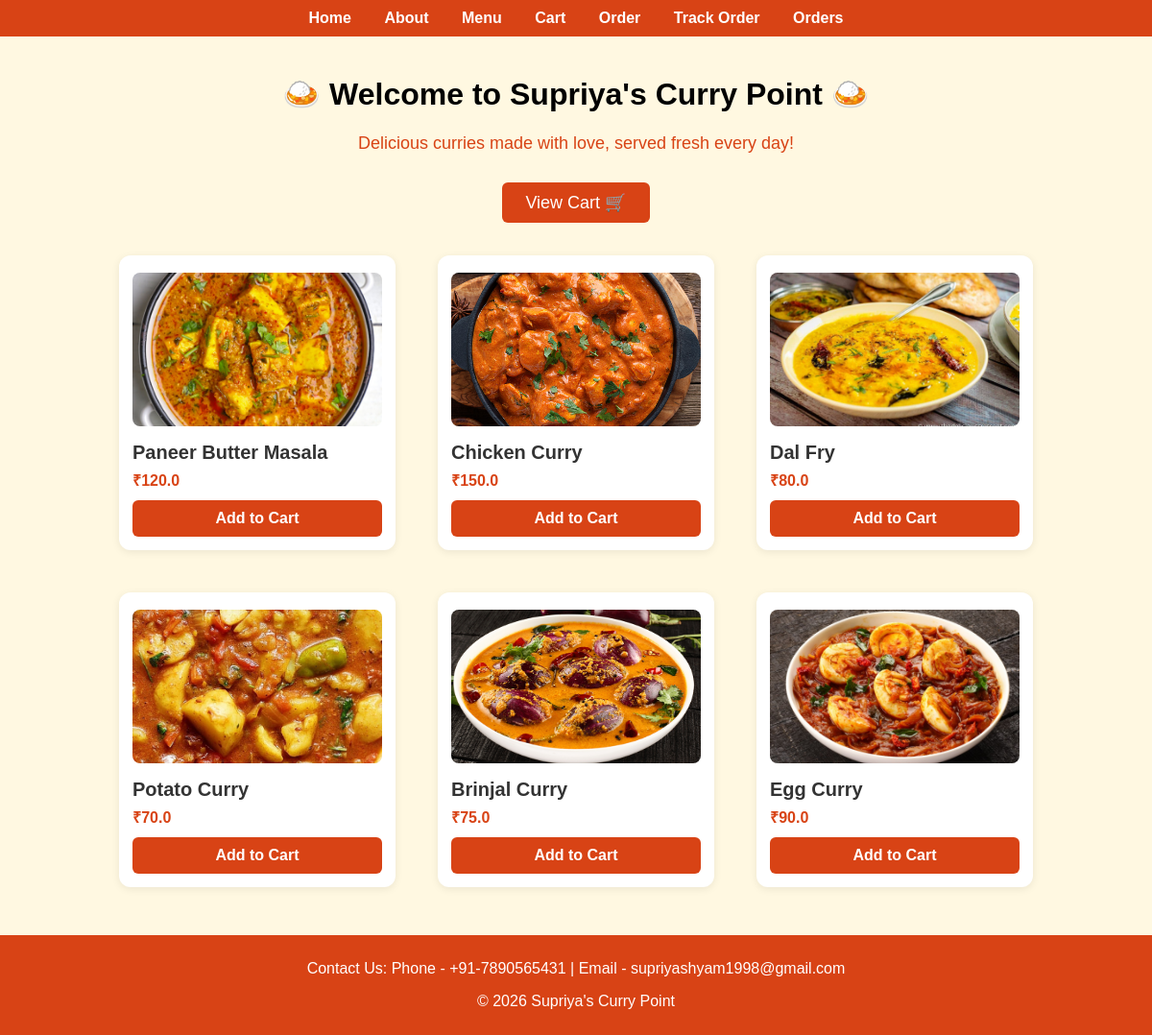
The page /menu on the database its author committed.
### tables this page shows
CREATE TABLE menu (
    id INTEGER PRIMARY KEY AUTOINCREMENT,
    name TEXT,
    price REAL,
    image_url TEXT
);

### app.py (the view)
@app.route("/menu")
def menu():
    conn = sqlite3.connect("curry.db")
    cur = conn.cursor()
    cur.execute("SELECT id, name, price, image_url FROM menu")
    items = cur.fetchall()
    menu_with_ratings = []
    for item in items:
        item_id, name, price, image_url = item
        cur.execute("""
            SELECT AVG(r.rating) as avg_rating, COUNT(r.rating) as review_count
            FROM reviews r
            JOIN orders o ON r.order_id = o.id
            WHERE o.items LIKE ?
        """, (f"%{name}%",))
        rating_data = cur.fetchone()
        avg_rating = rating_data[0] if rating_data[0] else 0
        review_count = rating_data[1] if rating_data[1] else 0
        menu_with_ratings.append((item_id, name, price, image_url, avg_rating, review_count))
    conn.close()
    return render_template("menu.html", items=menu_with_ratings)

### templates/menu.html
{% extends "base.html" %}
{% block content %}
    <h1>🍛 Welcome to Supriya's Curry Point 🍛</h1>
    <p style="color: #d84315; font-size: 18px; margin-bottom: 30px;">Delicious curries made with love, served fresh every day!</p>
    <a href="{{ url_for('cart') }}" style="display:inline-block; background:#d84315; color:#fff; padding:10px 24px; border-radius:6px; font-size:18px; margin-bottom:24px; text-decoration:none;">View Cart 🛒</a>
    <div style="display: flex; flex-wrap: wrap; justify-content: center; gap: 24px;">
        {% for item in items %}
            <div style="background: #fff; border-radius: 12px; box-shadow: 0 2px 8px rgba(0,0,0,0.08); width: 260px; margin: 10px; padding: 18px 14px 14px 14px; text-align: left; position: relative;">
                <img src="{{ url_for('static', filename='images/' ~ item[3]) }}" alt="{{ item[1] }}" style="width:100%; height:160px; object-fit:cover; border-radius:8px; margin-bottom:12px;">
                <div style="font-size: 20px; font-weight: bold; color: #333; margin-bottom: 6px;">{{ item[1] }}</div>
                <div style="font-size: 16px; color: #d84315; font-weight: 600; margin-bottom: 10px;">₹{{ item[2] }}</div>
                <form action="{{ url_for('add_to_cart', curry_id=item[0]) }}" method="post" style="margin:0;">
                    <button type="submit" style="width:100%; background:#d84315; color:#fff; border:none; border-radius:6px; padding:10px 0; font-size:16px; font-weight:600; cursor:pointer;">Add to Cart</button>
                </form>
            </div>
        {% endfor %}
    </div>
{% endblock %}

### templates/base.html (style rules this page uses)
body { font-family: Arial; background-color: #fff8e1; margin: 0; }

### rows shown on the page
menu: image_url (picture), name "Paneer Butter Masala", price "120.0"
menu: image_url (picture), name "Chicken Curry", price "150.0"
menu: image_url (picture), name "Dal Fry", price "80.0"
menu: image_url (picture), name "Potato Curry", price "70.0"
menu: image_url (picture), name "Brinjal Curry", price "75.0"
menu: image_url (picture), name "Egg Curry", price "90.0"
